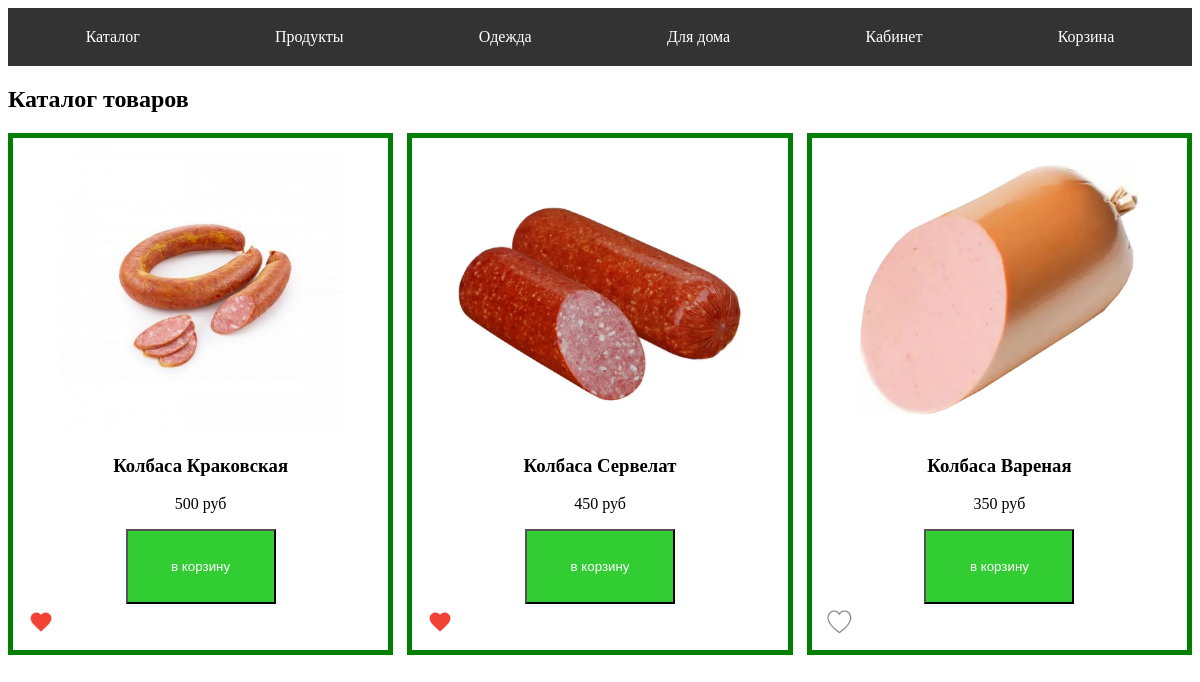
Page /catalog/Продукты (signed in) on the committed database.
### app/models.py (models this page shows, shortened)
class Tovar(models.Model):
    name = models.CharField(max_length=50, verbose_name='Название')
    price = models.IntegerField(verbose_name='Цена')
    image = models.FileField(verbose_name='Картинка', upload_to='img/', null=True, blank=True)
    discount = models.IntegerField(verbose_name='Скидка', default=0)
    category = models.ForeignKey(to=Category, on_delete=models.SET_NULL, null=True, blank=True)

### app/views.py (the view)
# urls.py: path('catalog/<str:cat>', views.catalog, name='catalog'),
def catalog(request,cat):
    items = Tovar.objects.filter(category__name=cat)
    data={'items':items}
    return render(request, 'index.html',data)

### templates/index.html (shortened to what this page needs)
<!DOCTYPE html>
{% load static %}
<html lang="ru">
<head>
    {% block head %}
    <link rel="stylesheet" href={% static 'css/catalog.css' %}>
    <link rel="stylesheet" href={% static 'css/menu.css' %}>
    {% endblock %}
</head>
<body>
    {% block menu %}
    <nav>
    <ul>
        <li>
            <a href="{% url 'index' %}">Каталог</a>
        </li>
         <li>
            <a href="{% url 'catalog' 'Продукты' %}">Продукты</a>
        </li>
         <li>
            <a href="{% url 'catalog' 'Одежда' %}">Одежда</a>
        </li>
         <li>
            <a href="{% url 'catalog' 'Для дома' %}">Для дома</a>
        </li>
        {% if user.is_authenticated %}
         <li>
            <a href="{% url 'cabinet' %}">Кабинет</a>
        </li>
         <li>
            <a href="{% url 'cart' %}">Корзина</a>
        </li>
        {% else %}
         <li>
            <a href="">Вход</a>
        </li>
        {% endif %}
    </ul>
    </nav>
    {% endblock %}
    {% block content %}
    <h2>Каталог товаров</h2>
        <div class="main-catalog">
    {% for one in items %}
        <div class="card">
            <img src={% static one.image %}  alt="" class="cardimg">
            <h3>{{ one.name }}</h3>
            <p>{{ one.price }} руб</p>
             {% if user.is_authenticated %}
            <a href="{% url 'buy' one.category.name one.id%}">
                <button>в корзину</button>
            </a>
                 {% if one.like_set.values %}
                 <img class="like" src="{% static 'img/sred.png' %}" id = {{ one.id }}>
                     {% else %}
                 <img class="like" src="{% static 'img/swhite.png' %}" id = {{ one.id }}>
                     {% endif %}
            {% endif %}
        </div>
        {% endfor %}
       </div>
    {% endblock %}
</body>
</html>

### app/static/css/catalog.css (style rules this page uses)
.main-catalog { display: flex; flex-direction: row; align-items: center; justify-content: space-between; flex-wrap: wrap; }
.card { width: 30%; border: 5px solid green; text-align: center; padding: 10px; margin-bottom: 10px; }
.card .cardimg { width: 80%; }
.card button { width: 150px; height: 75px; color: white; background-color: limegreen; }
.card .like { width: 10%; display:block ; }

### app/static/css/menu.css (style rules this page uses)
nav { background-color: #333; padding: 10px; }
nav ul { list-style: none; margin: 0; padding: 0; display: flex; justify-content: space-around; }
nav li a { color: white; text-decoration: none; padding: 10px 15px; display: block; transition: background-color 0.3s ease; }

### rows in the picture
Tovar: image (picture), name "Колбаса Краковская", price "500"
Tovar: image (picture), name "Колбаса Сервелат", price "450"
Tovar: image (picture), name "Колбаса Вареная", price "350"
